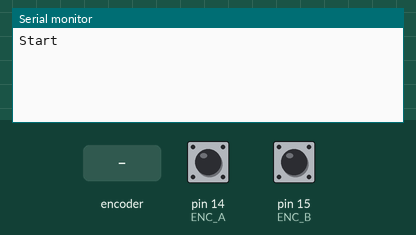
This sketch was run on a simulated Arduino Uno, built with avr-gcc and run on an emulated ATmega328P. Shown: the last lines printed to the serial monitor. The test bench sets the inputs (shaded band); at power-on: pin 14 (ENC_A) HIGH, pin 15 (ENC_B) HIGH.

Above: at 1.2 s.
1.3 s: rotary encoder on pin 14 (ENC_A) / pin 15 (ENC_B) turned 1 step (first pin leading)
At 2.5 s:
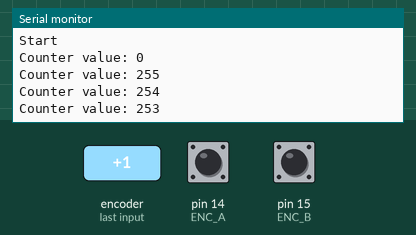
3.0 s: rotary encoder on pin 14 (ENC_A) / pin 15 (ENC_B) turned 1 step (first pin leading)
At 3.8 s:
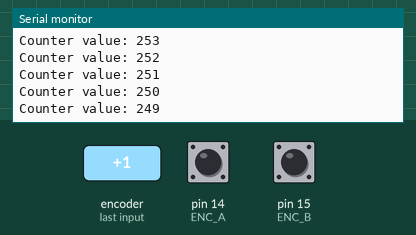
Timing chart, 0 to 6.0 s (numbered marks = the images above; inputs shaded):
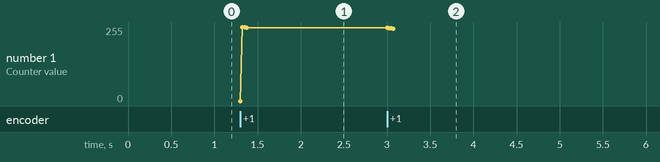

Measured:
- after the input at 1.3 s, the serial monitor: prints a new line at once (image 1)
- after the input at 3.0 s, the serial monitor: prints a new line at once (image 2)
- plotted number 1: 253 → 249 after the input at 3.0 s

The sketch:

quad_encoder.ino
```cpp
#define ENC_A 14
#define ENC_B 15
#define ENC_PORT PINC

void setup() {
  // put your setup code here, to run once:
  pinMode(ENC_A, INPUT);
  digitalWrite(ENC_A, HIGH);
  pinMode(ENC_B, INPUT);
  digitalWrite(ENC_B, HIGH);
  Serial.begin(9200);
  Serial.println("Start");
}

void loop() {
  // put your main code here, to run repeatedly:
  static uint8_t counter = 0;
  int8_t tmpdata;
  tmpdata = read_encoder();
  if(tmpdata)
  {
    Serial.print("Counter value: ");
    Serial.println(counter, DEC);
    counter += tmpdata;
  }
}

int8_t read_encoder()
{
  static int8_t enc_states[] = {0,-1,1,0,1,0,0,-1,-1,0,0,1,0,1,-1,0};
  static uint8_t old_AB = 0;
  old_AB <<= 2;
  old_AB |= (ENC_PORT & 0x03);
  return (enc_states[(old_AB & 0x0f)]);
}
```
